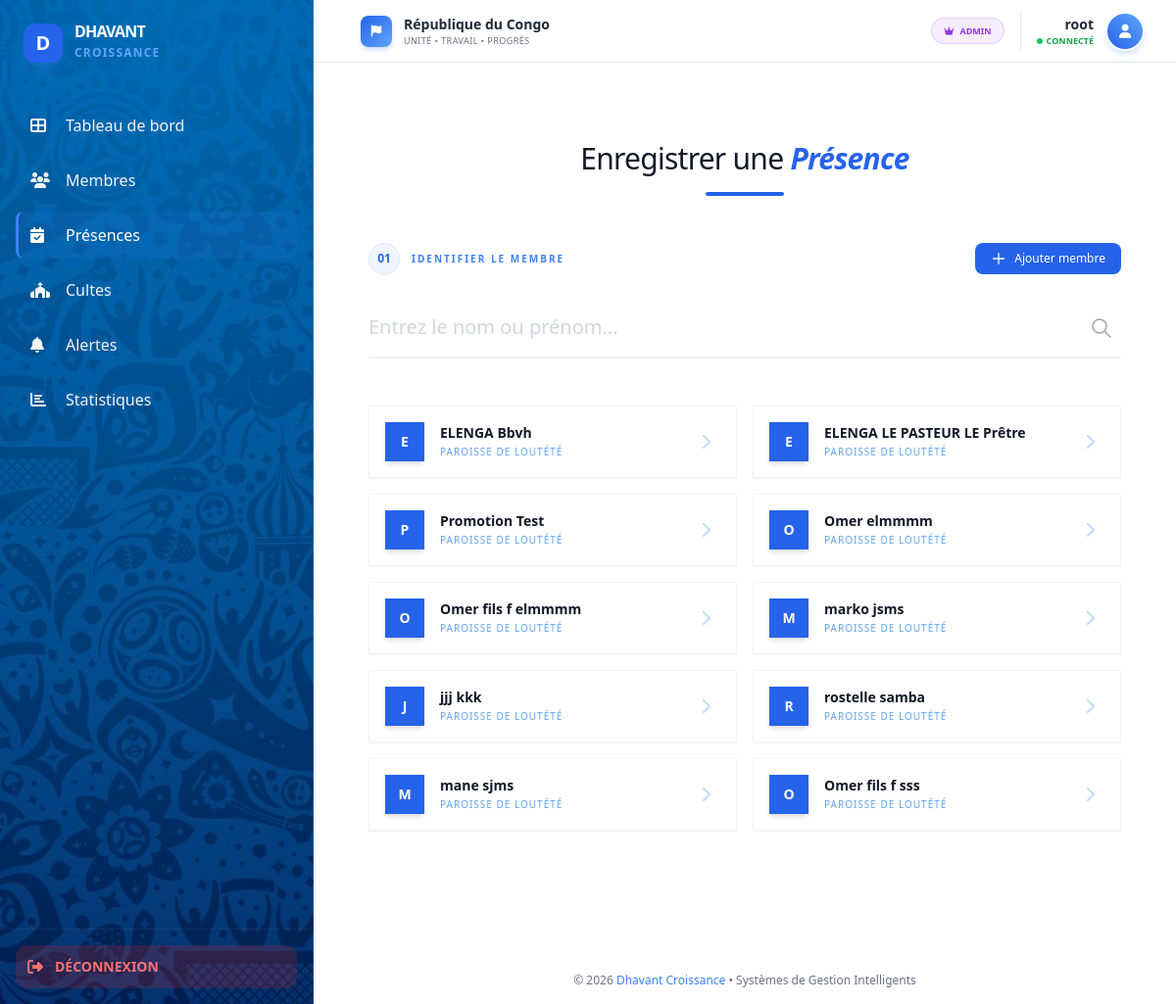
Page /attendance/ (signed in) on the committed database.
### church/models.py (models this page shows, shortened)
class Member(models.Model):
    GENRE_CHOICES = [
        ('H', 'Homme'),
        ('F', 'Femme'),
        ('E', 'Enfant')
    ]
    STATUS_CHOICES = [
        ('VISITOR', 'Visiteur'),
        ('REGULAR', 'Membre Actif')
    ]
    first_name = models.CharField(max_length=100, verbose_name="Prénom")
    last_name = models.CharField(max_length=100, verbose_name="Nom")
    genre = models.CharField(max_length=1, choices=GENRE_CHOICES, verbose_name="Genre")
    phone = models.CharField(max_length=20, blank=True, null=True, verbose_name="Téléphone")
    church = models.ForeignKey(Church, on_delete=models.CASCADE, related_name='members')
    status = models.CharField(max_length=10, choices=STATUS_CHOICES, default='VISITOR', verbose_name="Statut")
    date_joined = models.DateField(auto_now_add=True, verbose_name="Date d'adhésion")
    class Meta:
        verbose_name = "🙏 Membre/Fidèle"
        verbose_name_plural = "🙏 Membres/Fidèles"
        ordering = ['church', 'last_name', 'first_name']
        indexes = [
            models.Index(fields=['church', 'status']),
            models.Index(fields=['status', 'genre']),
        ]

class Church(models.Model):
    name = models.CharField(max_length=200, verbose_name="Nom de l'Église")
    location = models.ForeignKey(Location, on_delete=models.CASCADE, related_name='churches')
    class Meta:
        verbose_name = "🏛️ Église Locale"
        verbose_name_plural = "🏛️ Églises Locales"
        ordering = ['location', 'name']

### church/views.py (the view, shortened to what this page needs)
# urls.py: path('attendance/', views.attendance_create, name='attendance_create'),
@login_required(login_url='login')
def attendance_create(request):
    user_church = request.user.profile.church
    selected_member = None
    selected_session = None
    selected_date = timezone.now().date()
    culte_sessions = []
    form = AttendanceForm()
    search = request.GET.get('search', '')
    members = None
    if search:
        members = Member.objects.filter(church=user_church).filter(
            first_name__icontains=search
        ) | Member.objects.filter(church=user_church).filter(
            last_name__icontains=search
        )
        from django.core.paginator import Paginator
        paginator = Paginator(members.order_by('last_name', 'first_name'), 10)  # 10 members per page
        page = request.GET.get('page', 1)
        members = paginator.get_page(page)
    else:
        members = Member.objects.filter(church=user_church)[:10]
    if request.GET.get('member_id'):
        selected_member = get_object_or_404(Member, pk=request.GET.get('member_id'))
    if request.GET.get('date'):
        selected_date = datetime.strptime(request.GET.get('date'), '%Y-%m-%d').date()
    if selected_date:
        culte_sessions = CulteSession.objects.filter(
            church=user_church,
            date__date=selected_date
        ).select_related('culte_type')
    context = {
        'form': form,
        'search': search,
        'members': members,
        'user_church': user_church,
        'selected_member': selected_member,
        'selected_date': selected_date,
        'culte_sessions': culte_sessions,
        'is_paginated': hasattr(members, 'has_next'),
        'page_obj': members if hasattr(members, 'has_next') else None,
    }
    return render(request, 'church/attendance_form.html', context)

### church/forms.py
class AttendanceForm(forms.ModelForm):
    class Meta:
        model = Attendance
        fields = ['member', 'culte_session']
        widgets = {
            'member': forms.Select(attrs={'class': 'select select-bordered w-full'}),
            'culte_session': forms.Select(attrs={'class': 'select select-bordered w-full'}),
        }

### church/context_processors.py (called while the page is built)
def sidebar_data(request):
    data = {
        'alert_count': 0,
    }
    if request.user.is_authenticated:
        try:
            user_church = request.user.profile.church
            data['alert_count'] = AbsenceAlert.objects.filter(
                church=user_church,
                is_resolved=False
            ).count()
        except Exception:
            data['alert_count'] = 0
    return data

### templates/church/attendance_form.html (shortened to what this page needs)
{% extends 'base.html' %}
{% block content %}
<div class="max-w-4xl mx-auto px-4 py-10">
    <div class="text-center mb-12">
        <h1 class="text-3xl font-light tracking-tight text-gray-900">
            Enregistrer une <span class="text-blue-600 font-semibold italic">Présence</span>
        </h1>
        <div class="h-1 w-20 bg-blue-600 mx-auto mt-4 rounded-full"></div>
    </div>
    <section class="mb-12">
        <div class="flex items-center justify-between mb-6">
            <div class="flex items-center gap-3">
                <span class="flex items-center justify-center w-8 h-8 rounded-full bg-blue-50 text-blue-600 text-xs font-bold border border-blue-100 shadow-sm">01</span>
                <h2 class="text-[10px] uppercase tracking-[0.2em] text-blue-500 font-bold">Identifier le membre</h2>
            </div>
            <a href="{% url 'member_create' %}" class="inline-flex items-center gap-2 px-4 py-2 bg-blue-600 text-white text-xs font-medium rounded-lg hover:bg-blue-700 transition-colors">
                <svg class="w-4 h-4" fill="none" stroke="currentColor" viewBox="0 0 24 24">
                    <path stroke-linecap="round" stroke-linejoin="round" stroke-width="2" d="M12 4v16m8-8H4"></path>
                </svg>
                Ajouter membre
            </a>
        </div>
        <form method="get" class="relative group">
            <input type="text" name="search" placeholder="Entrez le nom ou prénom..." value="{{ search }}"
                   class="w-full bg-white border-0 border-b-2 border-gray-100 py-4 pl-0 pr-12 focus:ring-0 focus:border-blue-600 transition-all text-xl font-light placeholder-gray-300 text-gray-800">
            <button type="submit" class="absolute right-0 top-1/2 -translate-y-1/2 p-2 text-gray-400 group-hover:text-blue-600 transition-colors">
                <svg class="w-6 h-6" fill="none" stroke="currentColor" viewBox="0 0 24 24"><path stroke-linecap="round" stroke-linejoin="round" stroke-width="1.5" d="M21 21l-6-6m2-5a7 7 0 11-14 0 7 7 0 0114 0z"></path></svg>
            </button>
        </form>
    </section>
    {% if members %}
    <div class="grid grid-cols-1 md:grid-cols-2 gap-4 mb-12 animate-fade-in">
        {% for member in members %}
        <button type="button" onclick="openAttendanceModal({{ member.id }}, '{{ member.first_name }}', '{{ member.last_name }}', '{{ member.church.name }}')"
                class="flex items-center p-4 text-left bg-white border border-gray-100 hover:border-blue-300 hover:bg-blue-50/30 transition-all group shadow-sm hover:shadow-md">
            <div class="w-10 h-10 bg-blue-600 flex items-center justify-center text-white text-sm font-bold mr-4 shadow-md group-hover:scale-110 transition-transform">
                {{ member.first_name|first|upper }}
            </div>
            <div class="flex-grow">
                <p class="text-sm font-semibold text-gray-900 leading-tight">{{ member.first_name }} {{ member.last_name }}</p>
                <p class="text-[10px] text-blue-400 uppercase tracking-widest mt-1">{{ member.church.name }}</p>
            </div>
            <span class="text-blue-200 group-hover:text-blue-600 transition-colors">
                <i class="fas fa-chevron-right w-5 h-5"></i>
            </span>
        </button>
        {% endfor %}
    </div>
    {% endif %}
</div>
{% endblock %}

### templates/base.html (shortened to what this page needs)
<!DOCTYPE html>
<html lang="fr" class="h-full">
<head>
    {% load static %}
    <script src="{% static 'js/tailwindcss.js' %}"></script>
    <link rel="stylesheet" href="{% static 'vendor/font-awesome/css/all.min.css' %}">
</head>
<body class="h-full overflow-hidden">
    <div class="flex h-full">
        <aside id="sidebar" class="sidebar fixed inset-y-0 left-0 z-50 w-80 sidebar-bg border-r border-white/10 lg:static lg:block">
            <div class="flex flex-col h-full">
                <div class="p-6">
                    <div class="flex items-center space-x-3">
                        <div class="w-10 h-10 bg-blue-600 rounded-xl flex items-center justify-center shadow-lg shadow-blue-500/30">
                            <span class="text-white font-bold text-xl">D</span>
                        </div>
                        <div>
                            <h1 class="text-white font-black tracking-tighter leading-none">DHAVANT</h1>
                            <span class="text-blue-400 text-xs font-bold tracking-widest uppercase">Croissance</span>
                        </div>
                    </div>
                </div>
                <nav class="flex-1 px-4 space-y-2 mt-4 overflow-y-auto">
                    {% if user.profile.role == 'ADMIN_CHURCH' %}
                    <a href="{% url 'home' %}" class="nav-link flex items-center p-3 text-gray-100 rounded-lg group {% if request.resolver_match.url_name == 'home' %}active{% endif %}">
                        <i class="fas fa-th-large w-6"></i>
                        <span class="ml-3 font-medium">Tableau de bord</span>
                    </a>
                    {% endif %}
                    <a href="{% url 'member_list' %}" class="nav-link flex items-center p-3 text-gray-100 rounded-lg group {% if 'member' in request.resolver_match.url_name %}active{% endif %}">
                        <i class="fas fa-users w-6"></i>
                        <span class="ml-3 font-medium">Membres</span>
                    </a>
                    <a href="{% url 'attendance_create' %}" class="nav-link flex items-center p-3 text-gray-100 rounded-lg group {% if 'attendance' in request.resolver_match.url_name %}active{% endif %}">
                        <i class="fas fa-calendar-check w-6"></i>
                        <span class="ml-3 font-medium">Présences</span>
                    </a>
                    {% if user.profile.role == 'ADMIN_CHURCH' %}
                    <a href="{% url 'culte_session_list' %}" class="nav-link flex items-center p-3 text-gray-100 rounded-lg group {% if 'culte_session' in request.resolver_match.url_name %}active{% endif %}">
                        <i class="fas fa-church w-6"></i>
                        <span class="ml-3 font-medium">Cultes</span>
                    </a>
                    {% endif %}
                    {% if user.profile.role == 'ADMIN_CHURCH' %}
                    <a href="{% url 'alerts_list' %}" class="nav-link flex items-center p-3 text-gray-100 rounded-lg group {% if 'alerts' in request.resolver_match.url_name %}active{% endif %}">
                        <i class="fas fa-bell w-6"></i>
                        <span class="ml-3 font-medium">Alertes</span>
                    </a>
                    <a href="{% url 'statistics' %}" class="nav-link flex items-center p-3 text-gray-100 rounded-lg group {% if 'statistics' in request.resolver_match.url_name %}active{% endif %}">
                        <i class="fas fa-chart-bar w-6"></i>
                        <span class="ml-3 font-medium">Statistiques</span>
                    </a>
                    {% endif %}
                </nav>
                <div class="p-4 border-t border-white/5">
                    <a href="{% url 'logout' %}" class="flex items-center p-3 w-full bg-red-600/20 text-red-400 rounded-xl hover:bg-red-600 hover:text-white transition group">
                        <i class="fas fa-sign-out-alt"></i>
                        <span class="ml-3 font-bold text-sm">DÉCONNEXION</span>
                    </a>
                </div>
            </div>
        </aside>
        <div class="flex-1 flex flex-col min-w-0 overflow-hidden">
            <header class="backdrop-blur-md bg-white/80 border-b border-gray-200 h-16 flex items-center justify-between px-4 lg:px-8">
                <div class="hidden lg:flex items-center gap-3 flex-1 px-4">
                    <div class="w-8 h-8 bg-gradient-to-br from-blue-600 to-blue-400 rounded-lg flex items-center justify-center shadow-md shadow-blue-500/20">
                        <i class="fas fa-flag text-white text-xs"></i>
                    </div>
                    <div>
                        <h2 class="text-sm font-bold text-gray-800">République du Congo</h2>
                        <p class="text-[9px] text-gray-500 uppercase tracking-wider">Unité • Travail • Progrès</p>
                    </div>
                </div>
                <div class="flex items-center gap-2 lg:gap-4">
                    <div class="hidden md:inline-flex">
                        {% if user.profile.role == 'ADMIN_CHURCH' %}
                        <span class="px-3 py-1.5 text-[9px] font-bold uppercase rounded-full bg-purple-500/10 text-purple-600 border border-purple-500/20 flex items-center gap-1.5">
                            <i class="fas fa-crown"></i>
                            <span>Admin</span>
                        </span>
                        {% else %}
                        <span class="px-3 py-1.5 text-[9px] font-bold uppercase rounded-full bg-green-500/10 text-green-600 border border-green-500/20 flex items-center gap-1.5">
                            <i class="fas fa-user"></i>
                            <span>Agent</span>
                        </span>
                        {% endif %}
                    </div>
                    <div class="hidden sm:flex items-center gap-3 pl-4 border-l border-gray-200">
                        <div class="text-right">
                            <p class="text-sm font-bold text-gray-800">{{ user.username }}</p>
                            <p class="text-[9px] text-green-600 uppercase font-semibold flex items-center gap-1 justify-end">
                                <span class="w-1.5 h-1.5 bg-green-500 rounded-full animate-pulse"></span>
                                Connecté
                            </p>
                        </div>
                        <div class="w-10 h-10 rounded-full bg-gradient-to-tr from-blue-600 to-blue-400 border-2 border-white shadow-md shadow-blue-500/20 flex items-center justify-center cursor-pointer hover:scale-105 transition-transform">
                            <i class="fas fa-user text-white text-sm"></i>
                        </div>
                    </div>
                </div>
            </header>
            <main class="flex-1 overflow-y-auto p-6 lg:p-10">
                <div class="max-w-7xl mx-auto">
                    {% block content %}{% endblock %}
                </div>
            </main>
            <footer class="bg-white border-t border-white/5 py-4 px-10 text-center">
                <p class="text-xs text-gray-500 font-medium">
                    © 2026 <span class="text-blue-500">Dhavant Croissance</span> • Systèmes de Gestion Intelligents
                </p>
            </footer>
        </div>
    </div>
</body>
</html>

### rows in the picture
Member: first_name|first "E", first_name "ELENGA", last_name "Bbvh", church.name "PAROISSE DE LOUTÉTÉ"
Member: first_name|first "E", first_name "ELENGA LE PASTEUR", last_name "LE Prêtre", church.name "PAROISSE DE LOUTÉTÉ"
Member: first_name|first "P", first_name "Promotion", last_name "Test", church.name "PAROISSE DE LOUTÉTÉ"
Member: first_name|first "O", first_name "Omer", last_name "elmmmm", church.name "PAROISSE DE LOUTÉTÉ"
Member: first_name|first "O", first_name "Omer fils f", last_name "elmmmm", church.name "PAROISSE DE LOUTÉTÉ"
Member: first_name|first "M", first_name "marko", last_name "jsms", church.name "PAROISSE DE LOUTÉTÉ"
Member: first_name|first "J", first_name "jjj", last_name "kkk", church.name "PAROISSE DE LOUTÉTÉ"
Member: first_name|first "R", first_name "rostelle", last_name "samba", church.name "PAROISSE DE LOUTÉTÉ"
Member: first_name|first "M", first_name "mane", last_name "sjms", church.name "PAROISSE DE LOUTÉTÉ"
Member: first_name|first "O", first_name "Omer fils f", last_name "sss", church.name "PAROISSE DE LOUTÉTÉ"

### other values in the picture
{{ user.username }} "root"
